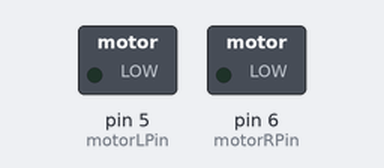
This sketch was run on a simulated Arduino Uno, built with avr-gcc and run on an emulated ATmega328P. On the bench: switched loads named in the sketch (green lamp = pin HIGH).

Above: at 0.05 s.
At 10.55 s:
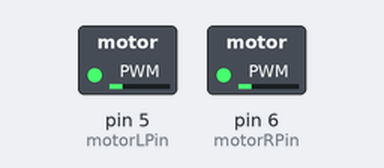
At 12.55 s:
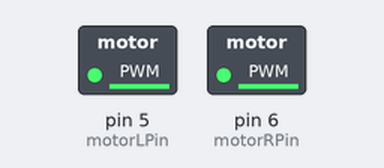
At 18.55 s:
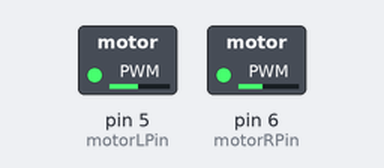
Timing chart, 0 to 26.7 s (numbered marks = the images above):
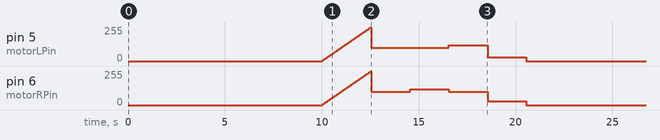

The sketch:

LeadCar.ino
```cpp
// Martin Økter
// IceCube Solutions
// 21.08.2022
// LeadCar

int motorRPin = 6;
int motorLPin = 5;

void setup() {
  pinMode(motorRPin, OUTPUT);
  pinMode(motorLPin, OUTPUT);

}

void loop() {
  delay(10000);

  // Accelerate up
  for (int i = 0; i < 255; ++i){
    analogWrite(motorRPin, i);
    analogWrite(motorLPin, i);

    delay(10);
  }

  // Break test
  analogWrite(motorRPin, 100);
  analogWrite(motorLPin, 100);

  delay(2000);

  // Turn right
  analogWrite(motorRPin, 120);
  analogWrite(motorLPin, 100);

  delay(2000);

  // Turn left
  analogWrite(motorRPin, 100);
  analogWrite(motorLPin, 120);

  delay(2000);

  // Slow forvard
  analogWrite(motorRPin, 30);
  analogWrite(motorLPin, 30);

  delay(2000);

  // Stop
  analogWrite(motorRPin, 0);
  analogWrite(motorLPin, 0);

  delay(10);
}
```
